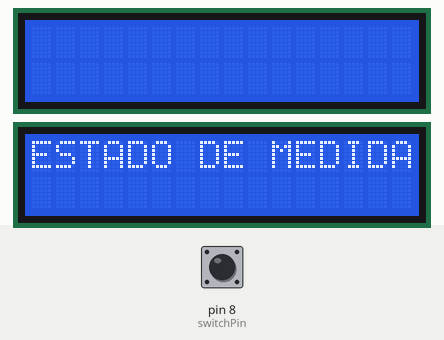
Recording of a sketch running on a simulated Arduino Uno, built with avr-gcc and run on an emulated ATmega328P. Shown: 2 × 16×2 character LCD. The inputs (shaded band) are chosen by the test bench; at power-on: pin 8 (switchPin) HIGH.

Above: at 1.3 s.
1.4 s: pin 8 (switchPin) pulled LOW for 0.15 s
At 1.48 s:
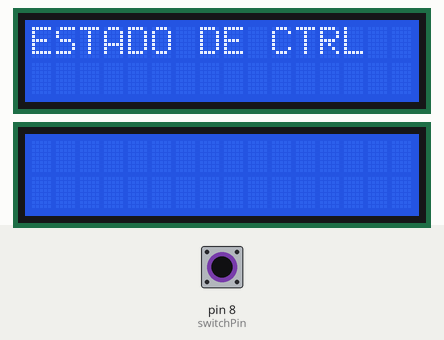
3.0 s: pin 8 (switchPin) pulled LOW for 3.2 s
Timing chart, 0 to 6.0 s (numbered marks = the images above; inputs shaded):
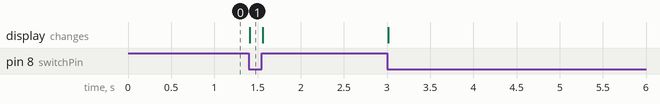

The sketch:

main.ino
```cpp
//Script for Teensy 4.0

#include "LiquidCrystal.h"
#include "clearScreen.h"

int switchPin = 8;


LiquidCrystal lcd1(2, 3, 4, 5, 6, 7); //LCD 1: MIXER FREQ MEASUREMENT
LiquidCrystal lcd2(1, 12, 16, 17, 9, 10); //LCD 2: LOCAL OSCILLATOR FREQ


void setup() {
  //Serial.begin(9600);
  pinMode(switchPin, INPUT_PULLUP);

  lcd1.begin(16, 2);
  lcd1.setCursor(0, 0);
  lcd1.print("F(Hz):");
  lcd1.setCursor(0, 1);
  lcd1.print("Count:");

  lcd2.begin(16, 2);
  lcd2.setCursor(0, 0);
  lcd2.print("Set kHz:");
  lcd2.setCursor(0, 1);
  lcd2.print("LO kHz:");

}

void loop() {
  int switchVal = digitalRead(switchPin);
  if (switchVal == HIGH){ //BUTTON IS NOT PRESSED
    clearScreen(lcd1, 0, 0);
    clearScreen(lcd1, 0, 1);

    lcd2.setCursor(0, 0);
    lcd2.print("ESTADO DE MEDIDA");
    lcd2.setCursor(0, 1);
    lcd2.print("                ");
  }
  else{
    lcd1.setCursor(0, 0);
    lcd1.print("ESTADO DE CTRL");
    lcd1.setCursor(0, 1);
    lcd1.print("                ");

    clearScreen(lcd2, 0, 0);
    clearScreen(lcd2, 0, 1);

  }
}
```

clearScreen.cpp
```cpp
#include <Arduino.h>
#include "LiquidCrystal.h"


int clearScreen(LiquidCrystal &lcd, byte startCol, byte rowToClear)
{
  lcd.setCursor(startCol, rowToClear);
  lcd.print("                ");
  return 0;
}
```

clearScreen.h
```cpp
#ifndef clearScreen_h
#define clearScreen_h
#include <Arduino.h>
#include "LiquidCrystal.h"

int clearScreen(LiquidCrystal &lcd, byte startCol, byte rowToClear);

#endif
```

Measured:
- after the input at 1.4 s, the display: changes at once (image 1)
